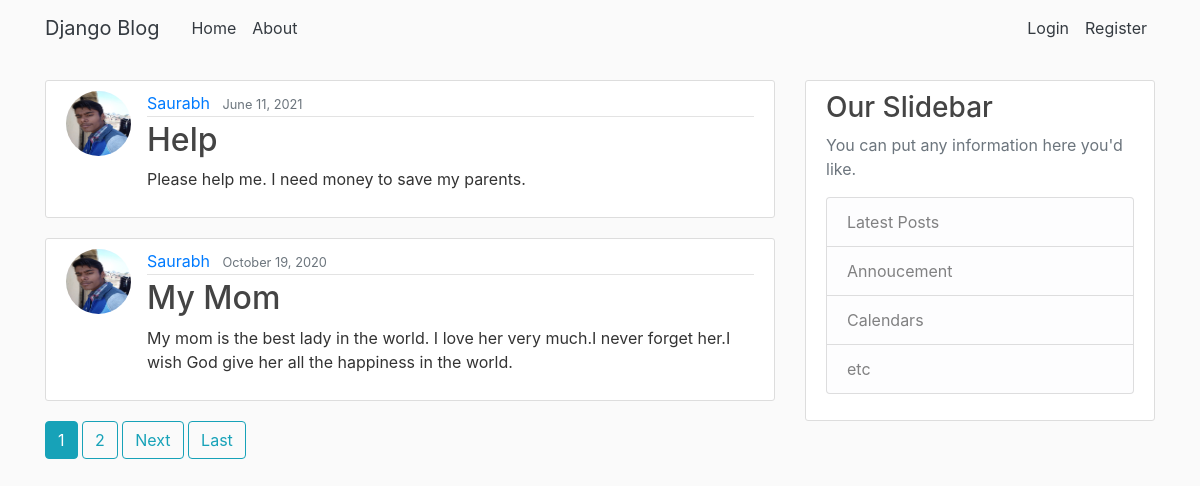
The page / on the database its author committed.
### blog/models.py (models this page shows, shortened)
class Post(models.Model):
    title = models.CharField(max_length=100)
    content = models.TextField()
    date_posted = models.DateTimeField(default=timezone.now)
    author = models.ForeignKey(User, on_delete=models.CASCADE)

### users/models.py (models this page shows, shortened)
class Profile(models.Model):
    user            = models.OneToOneField(User,on_delete=models.CASCADE)
    image           =models.ImageField(default='default.jpg',upload_to='profile_pics')

### blog/views.py (the view)
# urls.py: path('', PostListView.as_view(), name='blog-home'),
class PostListView(ListView):
    model = Post
    template_name = 'blog/home.html'
    context_object_name = 'posts'
    ordering = ['-date_posted']
    paginate_by = 2

### blog/templates/blog/home.html (shortened to what this page needs)
{% extends 'blog/base.html'%}
{% block content %}
{% for post in posts %}
<article class="media content-section">
    <img class="rounded-circle article-img" src=" {{post.author.profile.image.url}} ">
    <div class="media-body ">
        <div class="article-metadata ">
            <a class="mr-2 " href="{% url 'user-posts' post.author.username %}">{{post.author}}</a>
            <small class="text-muted ">{{post.date_posted|date:"F d, Y "}}</small>
        </div>
        <h2><a class="article-title " href="{%url 'post-detail' post.id%}">{{post.title}}</a></h2>
        <p class="article-content ">{{post.content}}</p>
    </div>
</article>
{% endfor %}
{% if is_paginated %}
    {% for num in page_obj.paginator.page_range %}
        {% if page_obj.number == num %}
            <a class="btn btn-info mb-4" href="?pages={{num}}">{{num}}</a>
        {% elif  num > page_obj.number|add:'-2' and num < page_obj.number|add:'2' %}
            <a class="btn btn-outline-info mb-4" href="?pages={{num}}">{{num}}</a>
        {% endif %}
    {% endfor %}
        {% if page_obj.has_next %}
        <a class="btn btn-outline-info mb-4 "href="?page={{page_obj.next_page_number}}">Next</a>
        <a class="btn btn-outline-info mb-4 "href="?page={{page_obj.paginator.num_pages}}">Last</a>
        {% endif %}
{% endif %}
{% endblock %}

### blog/templates/blog/base.html (shortened to what this page needs)
<!DOCTYPE html> {% load static %}
<html>
<head>
    <link type="text/css" rel="stylesheet" href="{% static 'blog\css\bootstrap.min.css'%}">
    <link type="text/css" rel="stylesheet" href="{% static 'blog\css\main.css'%}">
</head>
<body>
    <header>
        <nav class="navbar navbar-expand-md navbar-dark bg-steel fixed-top">
            <div class="container">
                <a class="navbar-brand mr-4 text-dark" href="#">Django Blog</a>
                <div class="collapse navbar-collapse" id="navbarToggle">
                    <div class="navbar-nav mr-auto">
                        <a class="nav-item nav-link text-dark" href="{% url 'blog-home' %}">Home</a>
                        <a class="nav-item nav-link text-dark" href="{% url 'blog-about' %}">About</a>
                    </div>
                    <div class="navbar-nav">
                        {% if user.is_authenticated %}
                        <a class="nav-item nav-link text-dark" href="{% url 'post-create'%}">New Post</a>
                        <a class="nav-item nav-link text-dark" href="{% url 'profile'%}">Profile</a>
                        <a class="nav-item nav-link text-dark" href="{% url 'logout'%}">Logout</a> {% else %}
                        <a class="nav-item nav-link text-dark" href="{% url 'login'%}">Login</a>
                        <a class="nav-item nav-link text-dark" href="{% url 'register'%}">Register</a> {% endif %}
                    </div>
                </div>
            </div>
        </nav>
    </header>
    <main role="main" class="container">
        <div class="row">
            <div class="col-md-8">
                 {% block content %}{% endblock %}
            </div>
            <div class="col-md-4">
                <div class="content-section">
                    <h3>Our Slidebar</h3>
                    <p class="text-muted"> You can put any information here you'd like.
                        <ul class="list-group">
                            <li class="list-group-item list-group-item-light">Latest Posts</li>
                            <li class="list-group-item list-group-item-light">Annoucement</li>
                            <li class="list-group-item list-group-item-light">Calendars</li>
                            <li class="list-group-item list-group-item-light">etc</li>
                        </ul>
                    </p>
                </div>
            </div>
        </div>
    </main>
</body>
</html>

### blog/static/blog/css/main.css (style rules this page uses)
body { background-color: #fafafa; color: #333333; margin-top: 5rem; }
h1, h2, h3, h4, h5, h6 { color: #444444; }
ul { margin: 0; }
.content-section { background: #ffffff; padding: 10px 20px; border: 1px solid #dddddd; border-radius: 3px; min-height: auto; margin-bottom: 20px; }
.article-title { color: #444444; }
.article-content { white-space: pre-linel; }
.article-img { height: 65px; width: 65px; margin-right: 16px; }
.article-metadata { padding-bottom: 1px; margin-bottom: 4px; border-bottom: 1px solid#e3e3e3; }

### rows shown on the page
Post: author.profile.image (picture), author "Saurabh", date_posted "June 11, 2021", title "Help", content "Please help me. I need money to save my parents."
Post: author.profile.image (picture), author "Saurabh", date_posted "October 19, 2020", title "My Mom", content "My mom is the best lady in the world. I love her very much.I never forget her.I wish God give her all the happiness in the world."

### other values the page prints
{{ num }} "1"
{{ num }} "2"
